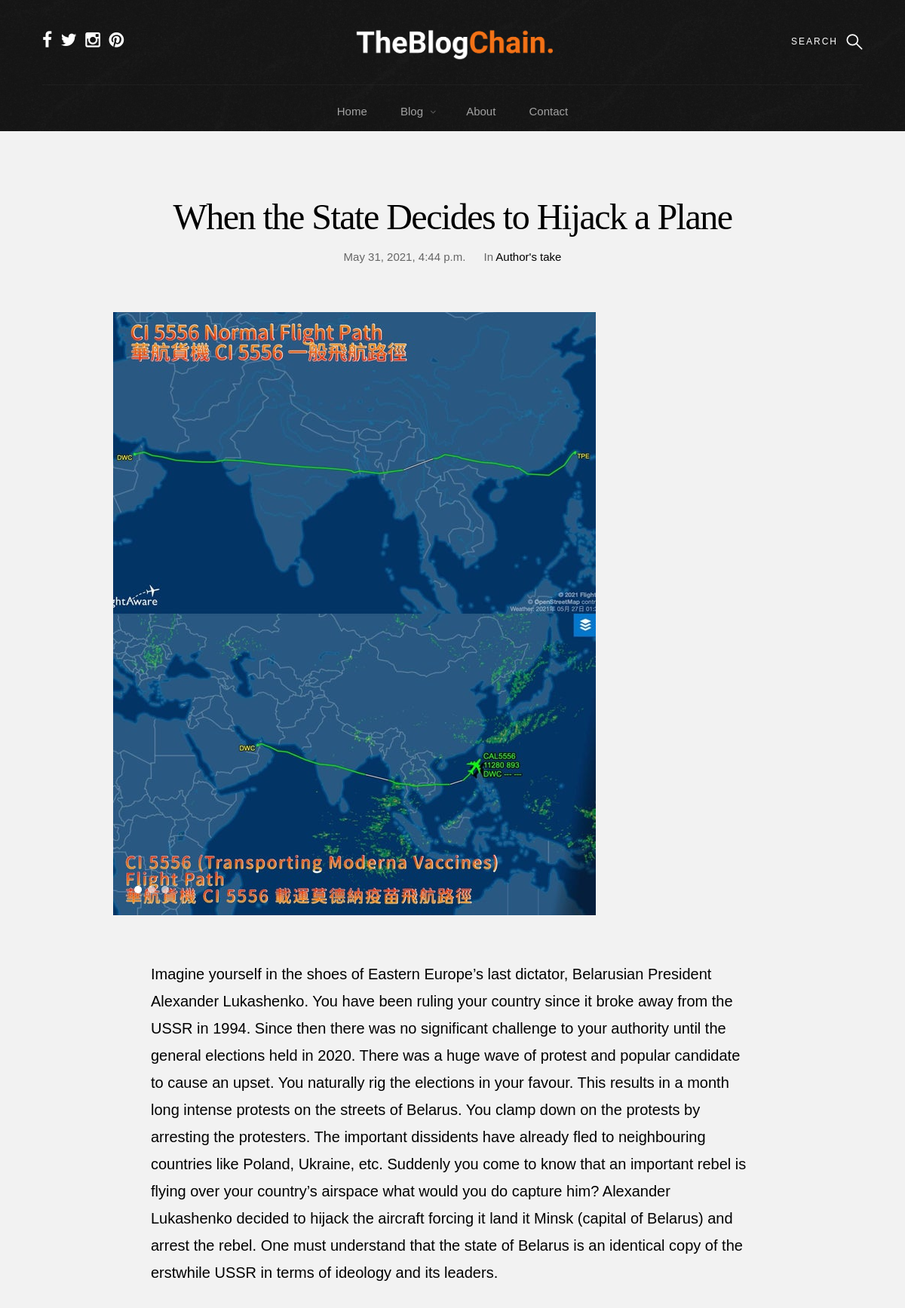
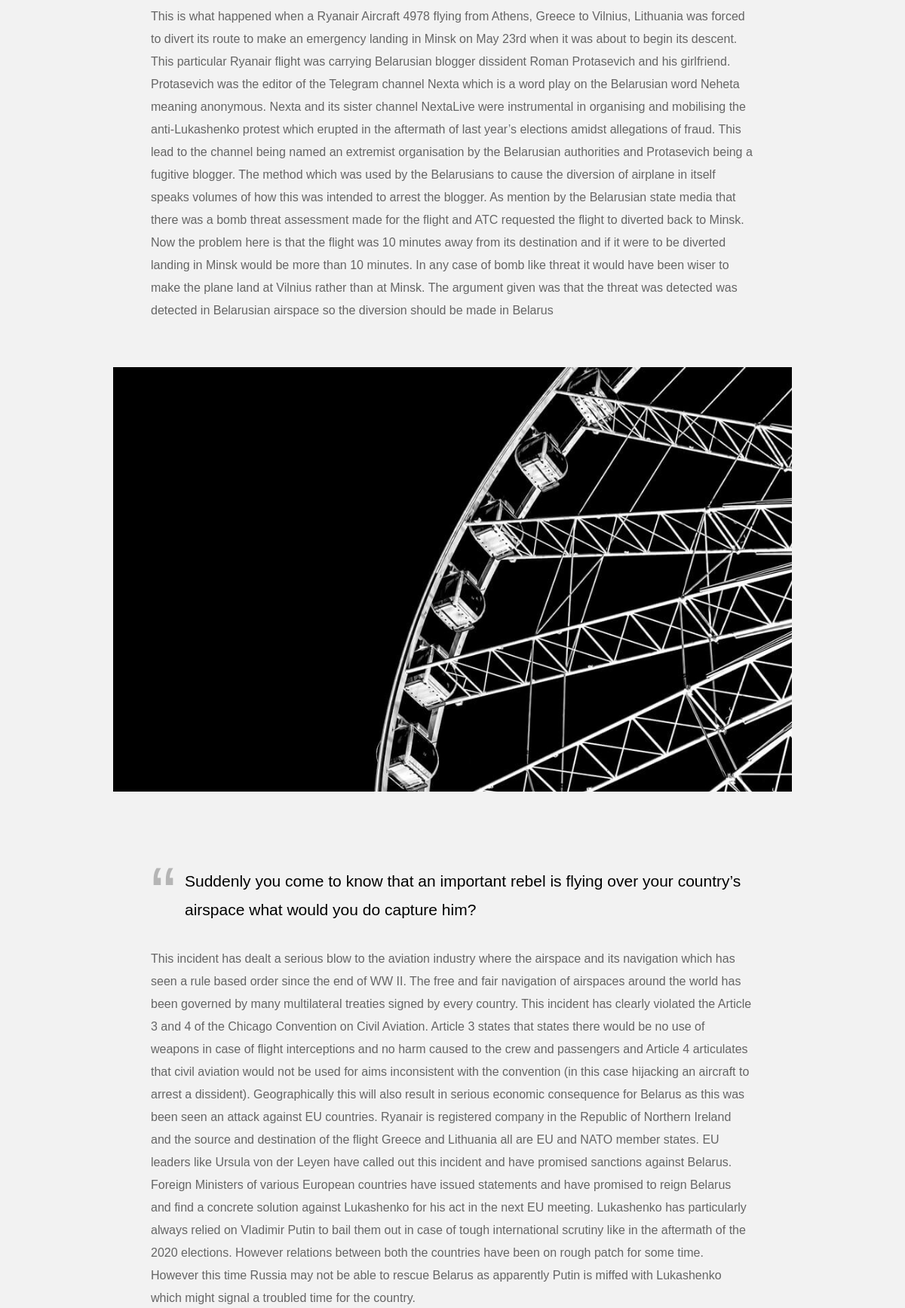
Page /gallery/ (upper part) on the committed database (2 pictures, top to bottom).
### blog/models.py (models this page shows, shortened)
class PostPage(models.Model):
	id_num = models.CharField(max_length=3, default='000')
	tag = models.CharField(max_length=100, default='tag name')
	title = models.CharField(max_length=200, default='title' )
	author = models.CharField(max_length=100, default=User) #change it to the current logged in user
	introduction = models.TextField(default='Type your introduction here ...')
	content = models.TextField()
	quote = models.CharField(max_length=300, default='Quote from your blog here ...')
	titlePara1 = models.CharField(max_length=100, default='...')
	para1 = models.TextField(default='...')
	para2 = models.TextField(default='...')
	titlePara3 = models.CharField(max_length=100, default='...')
	para3 = models.TextField(default='...')
	date_posted = models.DateTimeField(default=timezone.now)

### blog/views.py (the view)
# urls.py: path('gallery/', blog_views.gallery, name='gallery'),
def gallery(request):
	return render(request, 'blog/single-gallery.html', context)

### blog/templates/blog/single-gallery.html (shortened to what this page needs)
{% load static %}
<!DOCTYPE html>
<html class="no-js" lang="en">
{% for content in content %}
{% if content.id_num == '002' %}
<head>
    <link rel="stylesheet" href="{% static 'blog/css/base.css' %}">
    <link rel="stylesheet" href="{% static 'blog/css/vendor.css' %}">
    <link rel="stylesheet" href="{% static 'blog/css/main.css' %}">
</head>
<body id="top">
     <div class="s-pageheader">
        <header class="header">
            <div class="header__content row">
                <div class="header__logo">
                    <a class="logo" href="/">
                        <img src="{% static 'blog/images/logo.png' %}" alt="Homepage">
                    </a>
                </div>
                <ul class="header__social">
                    <li>
                        <a href="#0"><i class="fa fa-facebook" aria-hidden="true"></i></a>
                    </li>
                    <li>
                        <a href="#0"><i class="fa fa-twitter" aria-hidden="true"></i></a>
                    </li>
                    <li>
                        <a href="https://instagram.com/sharingincorporated"><i class="fa fa-instagram" aria-hidden="true"></i></a>
                    </li>
                    <li>
                        <a href="#0"><i class="fa fa-pinterest" aria-hidden="true"></i></a>
                    </li>
                </ul>
                <a class="header__search-trigger" href="#0"></a>
                <nav class="header__nav-wrap">
                    <ul class="header__nav">
                        <li><a href="/" title="">Home</a></li>
                        <li class="has-children">
                            <a href="#0" title=""  class="current">Blog</a>
                        </li>
                        <li><a href="/about" title="">About</a></li>
                        <li><a href="/contact" title="">Contact</a></li>
                    </ul>
                </nav>
            </div>
        </header>
    </div>
    <section class="s-content s-content--narrow s-content--no-padding-bottom">
        <article class="row format-gallery">
            <div class="s-content__header col-full">
                <h1 class="s-content__header-title">
                    {{ content.title }}
                </h1>
                <ul class="s-content__header-meta">
                    <li class="date">{{ content.date_posted }}</li>
                    <li class="cat">
                        In
                        <a href="#0">{{ content.tag }}</a>
                    </li>
                </ul>
            </div>
            <div class="s-content__media col-full">
                <div class="s-content__slider slider">
                    <div class="slider__slides">
                        <div class="slider__slide">
                            <img src="{% static 'blog/images/thumbs/featured/blog1img.jpg' %}"
                                 sizes="(max-width: 2000px) 100vw, 2000px" alt="" >
                        </div>
                    </div>
                </div>
            </div>
            <div class="col-full s-content__main">
                <p class="lead">{{ content.introduction }}</p>
                <p>
                    {{ content.content }}
                </p>
                <p>
                <img src="{% static 'blog/images/wheel-1000.jpg' %}"
                     sizes="(max-width: 2000px) 100vw, 2000px" alt="">
                </p>
                <blockquote><p>{{ content.quote }}</p></blockquote>
                <p>{{content.para2 }}</p>
            </div>
        </article>
        {% endif %}
        {% endfor %}
</body>
</html>

### blog/static/blog/css/base.css (style rules this page uses)
html { font-family: sans-serif; line-height: 1.15; -ms-text-size-adjust: 100%; -webkit-text-size-adjust: 100%; }
body { margin: 0; }
article, aside, footer, header, nav, section { display: block; }
h1 { font-size: 2em; margin: 0.67em 0; }
a { background-color: transparent; -webkit-text-decoration-skip: objects; }
img { border-style: none; }
html { font-size: 62.5%; box-sizing: border-box; }
*, *::before, *::after { box-sizing: inherit; }
body { font-weight: normal; line-height: 1; word-wrap: break-word; text-rendering: optimizeLegibility; -webkit-overflow-scrolling: touch; -webkit-text-size-adjust: none; }
body, input, button { -moz-osx-font-smoothing: grayscale; -webkit-font-smoothing: antialiased; }
img, video { max-width: 100%; height: auto; }
div, dl, dt, dd, ul, ol, li, h1, h2, h3, h4, h5, h6, pre, form, p, blockquote, th, td { margin: 0; padding: 0; }
h1, h2, h3, h4, h5, h6 { -webkit-font-smoothing: auto; -webkit-font-smoothing: antialiased; -webkit-font-variant-ligatures: common-ligatures; -moz-font-variant-ligatures: common-ligatures; font-variant-ligatures: common-ligatures; text-rendering: optimizeLegibility; }
em, i { font-style: italic; line-height: inherit; }
ol, ul { list-style: none; }
li { display: block; }
a { text-decoration: none; line-height: inherit; }
a img { border: none; }
.row { width: 94%; max-width: 1200px; margin: 0 auto; }
.row:after { content: ""; display: table; clear: both; }
[class*="col-"] { float: left; padding: 0 20px; }
.col-twelve, .col-full { width: 100%; }
@media only screen and (max-width: 1200px) { [class*="col-"] { padding: 0 15px; } }

### rows in the picture
PostPage: title "When the State Decides to Hijack a Plane", date_posted "May 31, 2021, 4:44 p.m.", tag "Author's take", introduction "Imagine yourself in the shoes of Eastern Europe’s last dictator, Belarusian President Alexander Lukashenko. You have been ruling your country since it broke away from the USSR in 1994. Since then there was no significant challenge to your authority until the general elections held in 2020. There was a huge wave of protest and popular candidate to cause an upset. You naturally rig the elections in your favour. This results in a month long intense protests on the streets of Belarus. You clamp down on the protests by arresting the protesters. The important dissidents have already fled to neighbouring countries like Poland, Ukraine, etc. Suddenly you come to know that an important rebel is…", content "This is what happened when a Ryanair Aircraft 4978 flying from Athens, Greece to Vilnius, Lithuania was forced to divert its route to make an emergency landing in Minsk on May 23rd when it was about to begin its descent. This particular Ryanair flight was carrying Belarusian blogger dissident Roman Protasevich and his girlfriend. Protasevich was the editor of the Telegram channel Nexta which is a word play on the Belarusian word Neheta meaning anonymous. Nexta and its sister channel NextaLive were instrumental in organising and mobilising the anti-Lukashenko protest which erupted in the aftermath of last year’s elections amidst allegations of fraud. This lead to the channel being named an…", quote "Suddenly you come to know that an important rebel is flying over your country’s airspace what would you do capture him?", para2 "This incident has dealt a serious blow to the aviation industry where the airspace and its navigation which has seen a rule based order since the end of WW II. The free and fair navigation of airspaces around the world has been governed by many multilateral treaties signed by every country. This incident has clearly violated the Article 3 and 4 of the Chicago Convention on Civil Aviation. Article 3 states that states there would be no use of weapons in case of flight interceptions and no harm caused to the crew and passengers and Article 4 articulates that civil aviation would not be used for aims inconsistent with the convention (in this case hijacking an aircraft to arrest a dissident).…"
